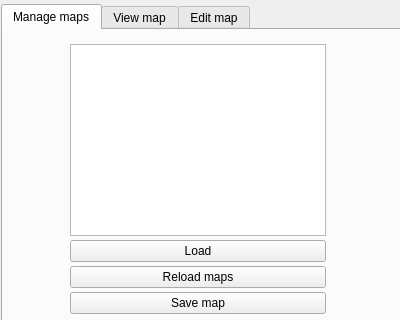
<?xml version="1.0" encoding="UTF-8"?>
<ui version="4.0">
 <class>MainWindow</class>
 <widget class="QMainWindow" name="MainWindow">
  <property name="geometry">
   <rect>
    <x>0</x>
    <y>0</y>
    <width>400</width>
    <height>320</height>
   </rect>
  </property>
  <property name="sizePolicy">
   <sizepolicy hsizetype="Fixed" vsizetype="Fixed">
    <horstretch>0</horstretch>
    <verstretch>0</verstretch>
   </sizepolicy>
  </property>
  <property name="windowTitle">
   <string>MainWindow</string>
  </property>
  <widget class="QWidget" name="centralWidget">
   <property name="enabled">
    <bool>true</bool>
   </property>
   <property name="sizePolicy">
    <sizepolicy hsizetype="Fixed" vsizetype="Fixed">
     <horstretch>0</horstretch>
     <verstretch>0</verstretch>
    </sizepolicy>
   </property>
   <property name="minimumSize">
    <size>
     <width>400</width>
     <height>320</height>
    </size>
   </property>
   <property name="maximumSize">
    <size>
     <width>400</width>
     <height>320</height>
    </size>
   </property>
   <widget class="QTabWidget" name="tabWidget">
    <property name="enabled">
     <bool>true</bool>
    </property>
    <property name="geometry">
     <rect>
      <x>1</x>
      <y>4</y>
      <width>401</width>
      <height>321</height>
     </rect>
    </property>
    <property name="sizePolicy">
     <sizepolicy hsizetype="Fixed" vsizetype="Fixed">
      <horstretch>0</horstretch>
      <verstretch>0</verstretch>
     </sizepolicy>
    </property>
    <property name="currentIndex">
     <number>0</number>
    </property>
    <widget class="QWidget" name="tabFiles">
     <property name="sizePolicy">
      <sizepolicy hsizetype="Fixed" vsizetype="Fixed">
       <horstretch>0</horstretch>
       <verstretch>0</verstretch>
      </sizepolicy>
     </property>
     <property name="layoutDirection">
      <enum>Qt::LeftToRight</enum>
     </property>
     <attribute name="title">
      <string>Manage maps</string>
     </attribute>
     <widget class="QWidget" name="gridLayoutWidget">
      <property name="geometry">
       <rect>
        <x>-10</x>
        <y>0</y>
        <width>411</width>
        <height>301</height>
       </rect>
      </property>
      <layout class="QGridLayout" name="gridLayout_2">
       <property name="spacing">
        <number>1</number>
       </property>
       <item row="0" column="0">
        <widget class="QListWidget" name="fileManagerListWidget">
         <property name="sizePolicy">
          <sizepolicy hsizetype="Fixed" vsizetype="Fixed">
           <horstretch>0</horstretch>
           <verstretch>0</verstretch>
          </sizepolicy>
         </property>
        </widget>
       </item>
       <item row="1" column="0">
        <widget class="QPushButton" name="Load">
         <property name="text">
          <string>Load</string>
         </property>
         <property name="autoDefault">
          <bool>true</bool>
         </property>
         <property name="default">
          <bool>false</bool>
         </property>
         <property name="flat">
          <bool>false</bool>
         </property>
        </widget>
       </item>
       <item row="2" column="0">
        <widget class="QPushButton" name="pushButton">
         <property name="text">
          <string>Reload maps</string>
         </property>
        </widget>
       </item>
       <item row="3" column="0">
        <widget class="QPushButton" name="pushButton_2">
         <property name="text">
          <string>Save map</string>
         </property>
        </widget>
       </item>
      </layout>
     </widget>
    </widget>
    <widget class="QWidget" name="tabViewMap">
     <property name="sizePolicy">
      <sizepolicy hsizetype="Fixed" vsizetype="Fixed">
       <horstretch>0</horstretch>
       <verstretch>0</verstretch>
      </sizepolicy>
     </property>
     <attribute name="title">
      <string>View map</string>
     </attribute>
    </widget>
    <widget class="QWidget" name="tabEditMap">
     <attribute name="title">
      <string>Edit map</string>
     </attribute>
    </widget>
   </widget>
  </widget>
 </widget>
 <layoutdefault spacing="6" margin="11"/>
 <resources/>
 <connections/>
</ui>
